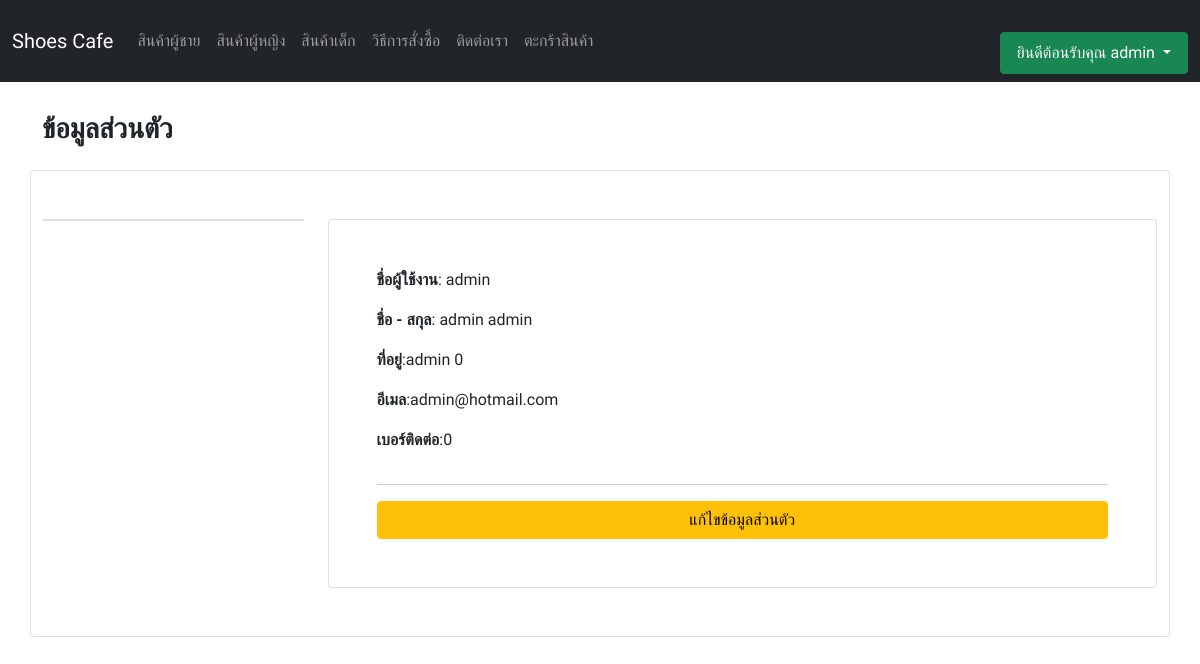
The app's page /ShoesWebapp/profile.php (signed in) with its own data.
### tables this page shows
CREATE TABLE `user` (
  `User_Id` int(255) NOT NULL,
  `User_Username` varchar(255) NOT NULL,
  `User_Firstname` varchar(255) NOT NULL,
  `User_Lastname` varchar(255) NOT NULL,
  `User_Password` varchar(255) NOT NULL,
  `User_Email` varchar(255) NOT NULL,
  `User_Phone` int(255) NOT NULL,
  `User_Address` varchar(255) NOT NULL,
  `User_Tambon` varchar(255) NOT NULL,
  `User_Amphoe` varchar(255) NOT NULL,
  `User_Province` varchar(255) NOT NULL,
  `User_Zipcode` int(255) NOT NULL,
  `User_Status` varchar(255) NOT NULL
);

### ShoesWebapp/profile.php (the view, shortened to what this page needs)
<?php
    include_once 'database.php';
    $user = $_SESSION['Username'];
    $sql = "SELECT * FROM user WHERE User_Username = '$user'";
    $result = mysqli_query($conn,$sql);
    $row = mysqli_fetch_array($result);
?>
<!DOCTYPE html>
<html lang="en">
<head>
    <link href="https://cdn.jsdelivr.net/npm/bootstrap@5.0.2/dist/css/bootstrap.min.css" rel="stylesheet">
    <link rel='stylesheet' href='https://use.fontawesome.com/releases/v5.3.1/css/all.css'>
    <link rel="stylesheet" href="./css/style.css">
</head>
<body>
    <nav class="navbar navbar-expand-lg navbar-dark  bg-dark">
    <div class="container-fluid">
        <a class="navbar-brand" href="./index.php">Shoes Cafe</a>
        <div class="collapse navbar-collapse" id="navbarSupportedContent">
        <ul class="navbar-nav me-auto mb-2 mb-lg-0">
            <li class="nav-item">
            <a class="nav-link" href="./men.php">สินค้าผู้ชาย</a>
            </li>
            <li class="nav-item">
            <a class="nav-link" href="./women.php">สินค้าผู้หญิง</a>
            </li>
            <li class="nav-item">
            <a class="nav-link" href="./kid.php">สินค้าเด็ก</a>
            </li>
            <li class="nav-item">
                <a class="nav-link" href="./howtobuy.php">วิธีการสั่งซื้อ</a>
            </li>
            <?php
                if(!empty($_SESSION['Username'])){
            ?>
            <li class="nav-item">
                <a class="nav-link" href="./contract.php">ติดต่อเรา</a>
            </li>
            <li class="nav-item">
                <a class="nav-link" href="./cart.php">ตะกร้าสินค้า</a>
            </li>
            <?php
                }
            ?>
        </ul>
        <div class="d-flex">
            <?php if(!empty($_SESSION['Username'])){ ?>
            <li class="nav-item dropdown ">
                <a  style="text-decoration:none;color:white" class="nav-link btn btn-success dropdown-toggle" href="#" id="navbarDropdown" role="button" data-bs-toggle="dropdown" aria-expanded="false">
                ยินดีต้อนรับคุณ
                    <?php
                        if(!empty($_SESSION['Username'])){
                            echo $_SESSION['Username'];
                        }
                        else {
                        }
                    ?>
                    </a>
            </li>
            <?php } ?>
        </div>
        </div>
    </div>
    </nav>
    <section>
        <div class="container">
            <div class="row">
                    <h3><b>ข้อมูลส่วนตัว</b></h3>
                    <div class="card pt-5 pb-5 mt-3">
                        <div class="row">
                            <div class="col-3">
                                <div class="card">
                                </div>
                            </div>
                            <div class="col-9">
                                <div class="card" style="padding:3rem!important;">
                                    <p><b>ชื่อผู้ใช้งาน</b>: <?php echo $_SESSION['Username'] ?></p>
                                    <p><b>ชื่อ - สกุล</b>: <?php echo $row['User_Firstname']." ".$row['User_Lastname']; ?></p>
                                    <p><b>ที่อยู่</b>:<?php echo $row['User_Address']." ".$row['User_Tambon']." ".$row['User_Amphoe']." ".$row['User_Province']." ".$row['User_Zipcode'] ?></p>
                                    <p><b>อีเมล</b>:<?php echo $row['User_Email'] ?></p>
                                    <p><b>เบอร์ติดต่อ</b>:<?php echo $row['User_Phone'] ?></p>
                                    <hr>
                                    <a class="btn btn-warning" href="edit_profile.php">แก้ไขข้อมูลส่วนตัว</a>
                                </div>
                            </div>
                        </div>
                    </div>
            </div>
        </div>
    </section>
</body>
</html>

### ShoesWebapp/css/style.css (style rules this page uses)
* { margin: 0; padding: 0; box-sizing: border-box; font-family: "Prompt", sans-serif; }
a { text-decoration: none; }
section { margin-top: 30px; margin-bottom: 30px; }
.nav-link { text-decoration: none; color: white; }

### records on screen
user: User_Firstname "admin", User_Lastname "admin", User_Address "admin", User_Zipcode "0", User_Email "admin@hotmail.com", User_Phone "0"

### other values on screen
$_SESSION['Username'] "admin"
